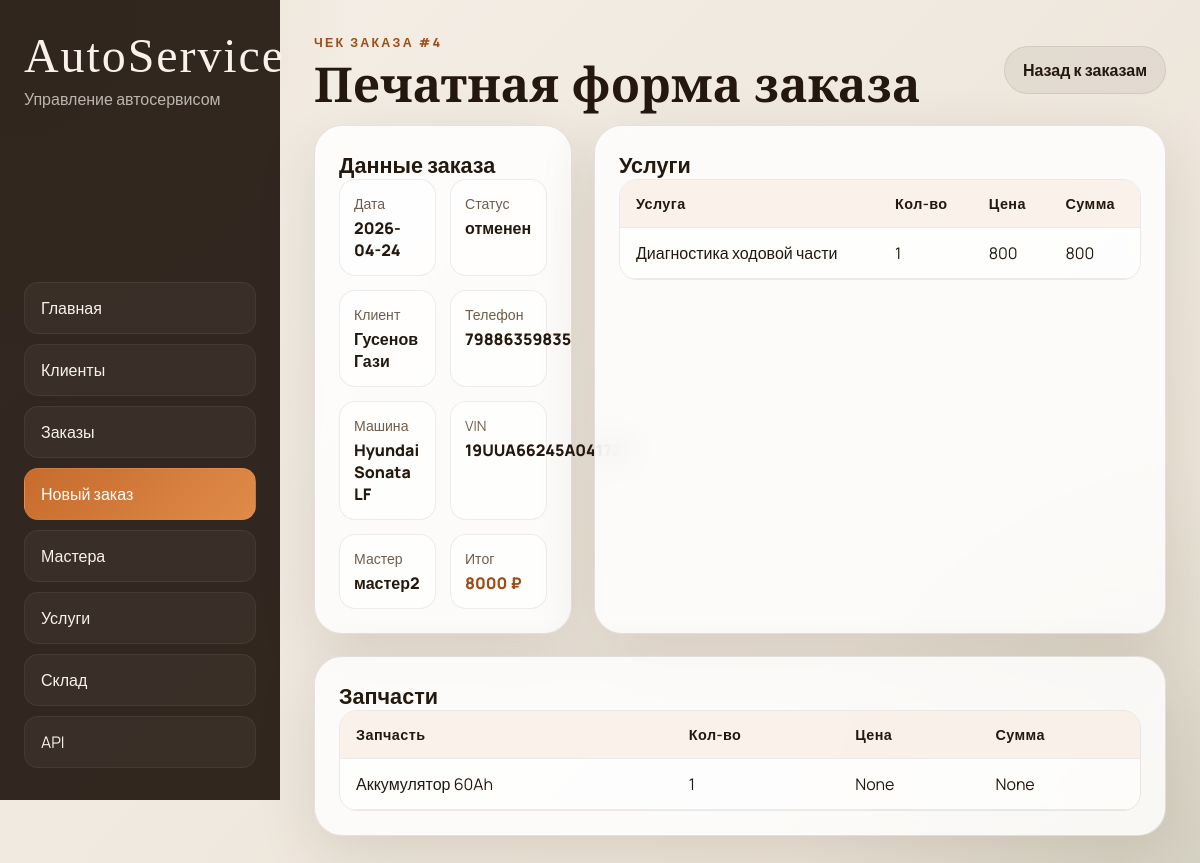
The page /orders/4/receipt on the database its author committed.
### tables this page shows
CREATE TABLE orders (
    order_id INTEGER PRIMARY KEY AUTOINCREMENT,
    car_id INTEGER,
    order_date TEXT DEFAULT (date('now')),
    status TEXT DEFAULT 'в работе',
    total_cost INTEGER DEFAULT 0,
	master_id INTEGER,
    FOREIGN KEY (car_id) REFERENCES cars(car_id),
	FOREIGN KEY (master_id) REFERENCES masters(master_id)
);

CREATE TABLE clients (
	client_id INTEGER PRIMARY KEY AUTOINCREMENT,
	full_name TEXT NOT NULL,
	phone_number VARCHAR(11) NOT NULL UNIQUE,
	email TEXT UNIQUE
	CONSTRAINT email_check CHECK(email like '%@%.%')
);

CREATE TABLE cars (
	car_id INTEGER PRIMARY KEY AUTOINCREMENT,
	client_id INTEGER,
	car_model TEXT NOT NULL,
	year INTEGER NOT NULL,
	vin VARCHAR(17) NOT NULL UNIQUE,
	FOREIGN KEY (client_id) REFERENCES clients(client_id) ON DELETE CASCADE
);

CREATE TABLE masters (
	master_id INTEGER PRIMARY KEY AUTOINCREMENT,
	master_name TEXT NOT NULL,
	phone_number varchar(11) NOT NULL UNIQUE,
	email TEXT UNIQUE,
	hire_date date DEFAULT CURRENT_DATE
	CONSTRAINT email_check CHECK(email like '%@%.%')
);

CREATE TABLE order_services (
    order_id INTEGER,
    service_id INTEGER,
    quantity INTEGER DEFAULT 1,
    price_at_time INTEGER,
    PRIMARY KEY (order_id, service_id),
    FOREIGN KEY (order_id) REFERENCES orders(order_id) ON DELETE CASCADE,
    FOREIGN KEY (service_id) REFERENCES services(service_id)
);

CREATE TABLE services (
	service_id INTEGER PRIMARY KEY AUTOINCREMENT,
	service_name TEXT NOT NULL UNIQUE,
	price INTEGER NOT NULL
);

CREATE TABLE order_parts (
    order_id INTEGER,
    part_id INTEGER,
    quantity INTEGER NOT NULL, price_at_time,
    FOREIGN KEY (order_id) REFERENCES orders(order_id),
    FOREIGN KEY (part_id) REFERENCES warehouse(part_id)
);

CREATE TABLE warehouse (
	part_id INTEGER PRIMARY KEY AUTOINCREMENT,
    part_name TEXT UNIQUE NOT NULL,
    stock_quantity INTEGER DEFAULT 0,
    unit_price INTEGER NOT NULL
);

### autoservice/ui.py (the view)
@ui.route('/orders/<int:order_id>/receipt')
def receipt_page(order_id):
    receipt = fetch_order_receipt(get_tables(), order_id)
    if not receipt:
        return render_template('receipt.html', receipt=None, order_id=order_id), 404
    return render_template('receipt.html', receipt=receipt, order_id=order_id)

### autoservice/ui.py (called while the page is built)
def get_tables():
    return current_app.extensions['autoservice_tables']

### templates/receipt.html (shortened to what this page needs)
{% extends 'base.html' %}
{% block content %}
{% if receipt %}
<section class="page-head">
  <div>
    <p class="eyebrow">Чек заказа #{{ receipt.order.order_id }}</p>
    <h1>Печатная форма заказа</h1>
  </div>
  <a class="button button-secondary" href="{{ url_for('ui.orders_page') }}">Назад к заказам</a>
</section>
<section class="receipt-layout">
  <article class="panel receipt-card">
    <h2>Данные заказа</h2>
    <dl class="receipt-meta">
      <div><dt>Дата</dt><dd>{{ receipt.order.order_date }}</dd></div>
      <div><dt>Статус</dt><dd>{{ receipt.order.status }}</dd></div>
      <div><dt>Клиент</dt><dd>{{ receipt.order.full_name }}</dd></div>
      <div><dt>Телефон</dt><dd>{{ receipt.order.phone_number }}</dd></div>
      <div><dt>Машина</dt><dd>{{ receipt.order.car_model }}</dd></div>
      <div><dt>VIN</dt><dd>{{ receipt.order.vin }}</dd></div>
      <div><dt>Мастер</dt><dd>{{ receipt.order.master_name or 'Не назначен' }}</dd></div>
      <div><dt>Итог</dt><dd class="receipt-total">{{ receipt.order.total_cost }} ₽</dd></div>
    </dl>
  </article>
  <article class="panel receipt-card">
    <h2>Услуги</h2>
    <div class="table-wrap table-wrap--compact">
      <table>
        <thead><tr><th>Услуга</th><th>Кол-во</th><th>Цена</th><th>Сумма</th></tr></thead>
        <tbody>
          {% for item in receipt.services %}
          <tr>
            <td>{{ item.service_name }}</td>
            <td>{{ item.quantity }}</td>
            <td>{{ item.price_at_time }}</td>
            <td>{{ item.line_total }}</td>
          </tr>
          {% else %}
          <tr><td colspan="4" class="empty">Услуг нет</td></tr>
          {% endfor %}
        </tbody>
      </table>
    </div>
  </article>
  <article class="panel receipt-card receipt-card--full">
    <h2>Запчасти</h2>
    <div class="table-wrap table-wrap--compact">
      <table>
        <thead><tr><th>Запчасть</th><th>Кол-во</th><th>Цена</th><th>Сумма</th></tr></thead>
        <tbody>
          {% for item in receipt.parts %}
          <tr>
            <td>{{ item.part_name }}</td>
            <td>{{ item.quantity }}</td>
            <td>{{ item.price_at_time }}</td>
            <td>{{ item.line_total }}</td>
          </tr>
          {% else %}
          <tr><td colspan="4" class="empty">Запчастей нет</td></tr>
          {% endfor %}
        </tbody>
      </table>
    </div>
  </article>
</section>
{% else %}
<section class="panel empty-state">
  <p class="eyebrow">Чек не найден</p>
  <h1>Заказ #{{ order_id }} отсутствует</h1>
  <a class="button button-primary" href="{{ url_for('ui.orders_page') }}">К списку заказов</a>
</section>
{% endif %}
{% endblock %}

### static/styles.css (style rules this page uses)
:root { --bg: #f4efe7; --bg-2: #ebe2d6; --panel: rgba(255, 255, 255, 0.82); --panel-border: rgba(52, 35, 20, 0.12); --text: #24180f; --muted: #6f5d4c; --accent: #c66b2c; --accent-dark: #9e4d17; --accent-soft: rgba(198, 107, 44, 0.12); --danger: #b43b2f; --shadow: 0 18px 60px rgba(57, 33, 10, 0.12); --radius-xl: 28px; --radius-lg: 20px; --radius-md: 14px; }
* { box-sizing: border-box; }
html, body { min-height: 100%; }
body { margin: 0; color: var(--text); font-family: 'Manrope', sans-serif; background: radial-gradient(circle at top left, rgba(198, 107, 44, 0.18), transparent 24%), radial-gradient(circle at bottom right, rgba(87, 116, 84, 0.15), transparent 28%), linear-gradient(135deg, var(--bg) 0%, var(--bg-2) 100%); }
a { color: inherit; text-decoration: none; }
.hero, .panel, .stat-card, .selection-card { backdrop-filter: blur(16px); background: var(--panel); border: 1px solid var(--panel-border); box-shadow: var(--shadow); }
.hero h1, .page-head h1 { margin: 0; font-family: 'Cormorant Garamond', serif; font-size: clamp(2.3rem, 4vw, 4.2rem); line-height: 0.95; }
.eyebrow { margin: 0 0 10px; text-transform: uppercase; letter-spacing: 0.18em; color: var(--accent-dark); font-size: 0.78rem; font-weight: 800; }
.button { display: inline-flex; align-items: center; justify-content: center; min-height: 48px; padding: 0 18px; border-radius: 999px; border: 1px solid transparent; cursor: pointer; transition: transform 0.2s ease, opacity 0.2s ease, background 0.2s ease; font-weight: 700; }
.button-secondary { background: rgba(36, 24, 15, 0.06); color: var(--text); border-color: rgba(36, 24, 15, 0.08); }
.panel { padding: 24px; border-radius: var(--radius-xl); }
.panel-header, .page-head { display: flex; justify-content: space-between; gap: 16px; align-items: center; margin-bottom: 18px; }
.panel-header h2, .panel h2 { margin: 0; font-size: 1.35rem; }
.table-wrap { overflow-x: auto; border-radius: 18px; border: 1px solid rgba(36, 24, 15, 0.08); }
.table-wrap table { width: 100%; border-collapse: collapse; min-width: 720px; background: rgba(255, 255, 255, 0.6); }
.table-wrap--compact table { min-width: 520px; }
th, td { padding: 14px 16px; border-bottom: 1px solid rgba(36, 24, 15, 0.08); text-align: left; vertical-align: top; }
th { background: rgba(198, 107, 44, 0.09); font-size: 0.9rem; letter-spacing: 0.03em; }
.receipt-layout { display: grid; grid-template-columns: 1fr 1fr; gap: 22px; }
.receipt-card--full { grid-column: 1 / -1; }
.receipt-meta { display: grid; grid-template-columns: repeat(2, minmax(0, 1fr)); gap: 14px; margin: 0; }
.receipt-meta div { padding: 14px; border-radius: 16px; background: rgba(255, 255, 255, 0.66); border: 1px solid rgba(36, 24, 15, 0.08); }
.receipt-meta dt { color: var(--muted); font-size: 0.88rem; margin-bottom: 4px; }
.receipt-meta dd { margin: 0; font-weight: 800; }
.receipt-total { color: var(--accent-dark); }

### rows shown on the page
orders: order.order_id "4", order.order_date "2026-04-24", order.status "отменен", order.total_cost "8000"
clients: order.full_name "Гусенов Гази", order.phone_number "79886359835"
cars: order.car_model "Hyundai Sonata LF", order.vin "19UUA66245A041728"
masters: order "мастер2"
order_services: service_name "Диагностика ходовой части", quantity "1", price_at_time "800", line_total "800"
order_parts: part_name "Аккумулятор 60Ah", quantity "1", price_at_time "None", line_total "None"
